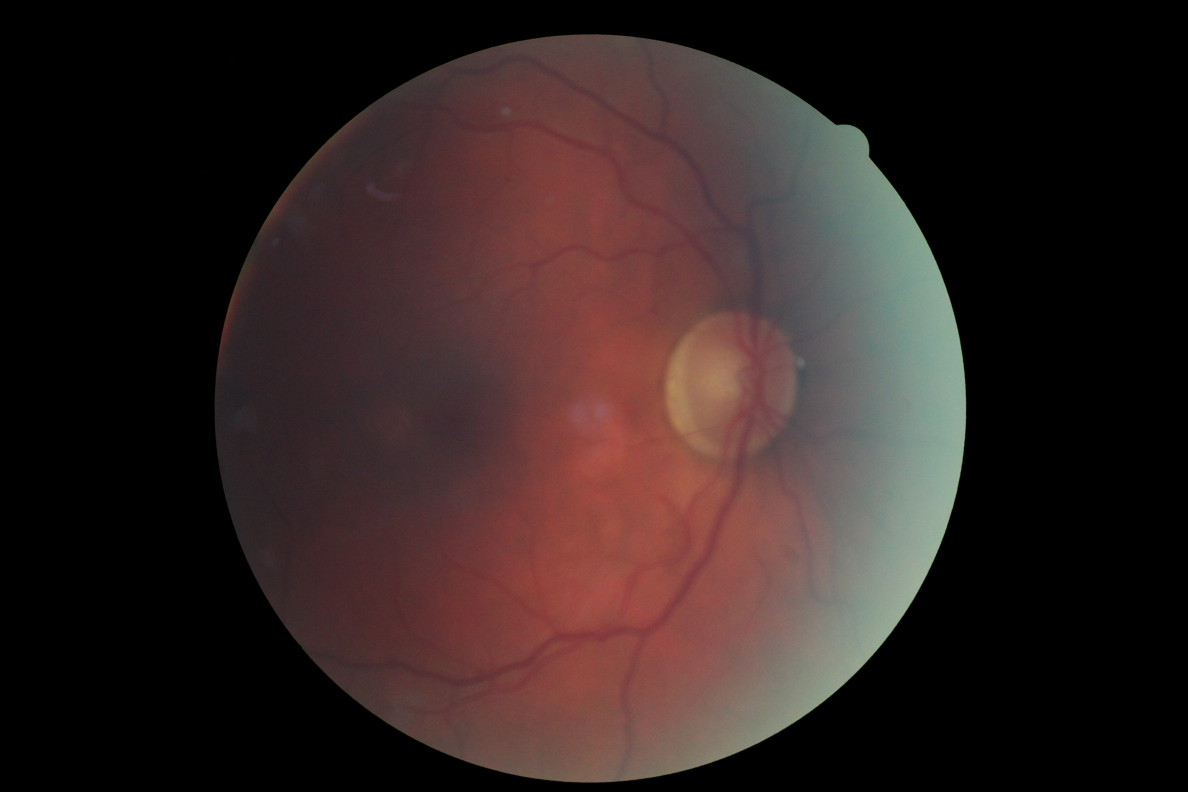
#> input picture notebooks/test.jpeg, 4752 x 3168 px (shown at 1/4 size)
$ python -i image_utils.py   (imports and definitions only)
#> lines starting #> are read from the running program, lines starting #| are printed output that depends on the picture
#> in id_to_image, im is the input picture: shape (3168, 4752, 3); mean B, G, R 33.7, 35.2, 49.3
import cv2
import numpy as np

# [36 lines left out: functions load_image, load_ben_color, crop_image, not called in this run]


def info_image(im):
    # Compute the center (cx, cy) and radius of the eye
    cy = im.shape[0]//2
#> cy = 1584
    midline = im[cy,:]
    midline = np.where(midline>midline.mean()/3)[0]
#> midline = 9016 values from 859 to 3864
    if len(midline)>im.shape[1]//2:
        x_start, x_end = np.min(midline), np.max(midline)
#> x_start = 859; x_end = 3864
    else: # This actually rarely happens p~1/10000
        x_start, x_end = im.shape[1]//10, 9*im.shape[1]//10
    cx = (x_start + x_end)/2
#> cx = 2361.5
    r = (x_end - x_start)/2
#> r = 1502.5
    return cx, cy, r

def resize_image(im, IMAGE_SIZE, augmentation=True):
    # Crops, resizes and potentially augments the image to IMAGE_SIZE
    cx, cy, r = info_image(im)
#> cx = 2361.5; cy = 1584; r = 1502.5
    scaling = IMAGE_SIZE/(2*r)
#> scaling = 0.152
    rotation = 0
    if augmentation:
        scaling *= 1 + 0.3 * (np.random.rand()-0.5)
        rotation = 360 * np.random.rand()
    M = cv2.getRotationMatrix2D((cx,cy), rotation, scaling)
#> M = [[0.152, 0, 2003.1], [0, 0.152, 1343.6]]
    M[0,2] -= cx - IMAGE_SIZE/2
    M[1,2] -= cy - IMAGE_SIZE/2
    return cv2.warpAffine(im,M,(IMAGE_SIZE,IMAGE_SIZE)) # This is the most important line
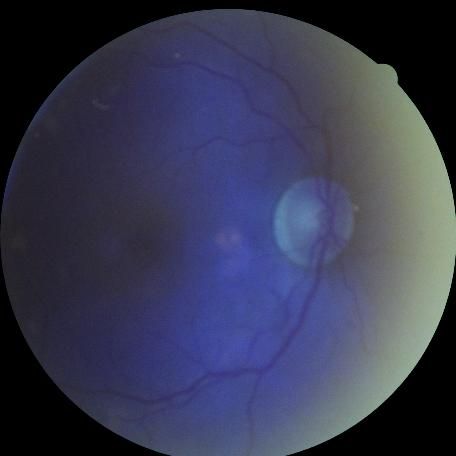
#> returned value: shape (456, 456, 3); mean of channels 0, 1, 2 81.8, 58.5, 56; drawn as B, G, R

# [21 lines left out: functions subtract_median_bg_image, subtract_gaussian_bg_image, toCLAHEgreen, not called in this run]


def id_to_image(path,
        resize=True,
        size=456,
        augmentation=False,
        subtract_gaussian=False,
        subtract_median=False,
        clahe=False,
        clahe_green=False
    ):
    im = cv2.imread(path)
    im = cv2.cvtColor(im, cv2.COLOR_BGR2RGB)
    if resize_image:
        im = resize_image(im, size, augmentation)
    if subtract_gaussian:
        im = subtract_gaussian_bg_image(im)
    if subtract_median:
        im = subtract_median_bg_image(im)
    if clahe_green:
        im = toCLAHEgreen(im)
    return im


# [37 lines left out: functions PP1, PP2, not called in this run]

>>> result = id_to_image('notebooks/test.jpeg')

$ run again, on notebooks/both.png
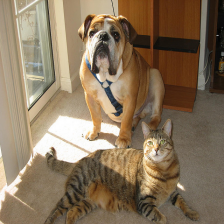
#> input picture notebooks/both.png, 224 x 224 px
#> in id_to_image, im is the input picture: shape (224, 224, 3); mean B, G, R 92.6, 116.8, 136.1
#> in info_image, `midline = im[cy,:]`: midline = 224 rows, first 8: [177, 164, 147], [179, 167, 150], [180, 164, 146], [179, 164, 145], [180, 164, 147], [181, 164, 143], [179, 163, 138], [180, 163, 136]
#> in info_image, `midline = np.where(midline>midline.mean()/3)[0]`: midline = 658 values from 0 to 223
#> x_start = 0; x_end = 223
#> in info_image, `cx = (x_start + x_end)/2`: cx = 111.5
#> in resize_image, `cx, cy, r = info_image(im)`: cy = 112; r = 111.5
#> scaling = 2.04
#> M = [[2.04, 0, -116.5], [0, 2.04, -117]]
#> in resize_image, `return cv2.warpAffine(im,M,(IMAGE_SIZE,IMAGE_SIZE))`:
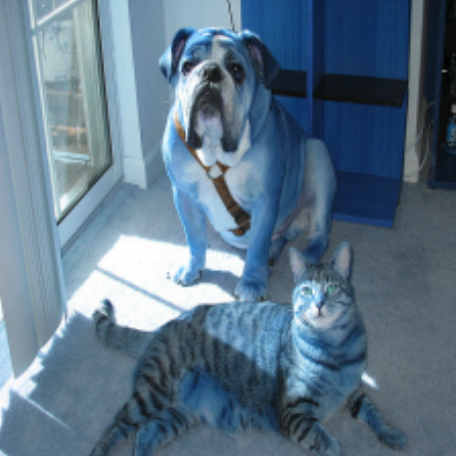
#> returned value: shape (456, 456, 3); mean of channels 0, 1, 2 136.2, 116.9, 92.7; drawn as B, G, R

$ run again, on notebooks/cam.jpg
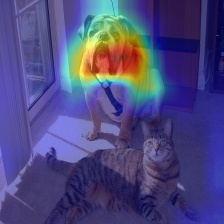
#> input picture notebooks/cam.jpg, 224 x 224 px
#> in id_to_image, im is the input picture: shape (224, 224, 3); mean B, G, R 126.8, 73.3, 76.6
#> in info_image, `midline = im[cy,:]`: midline = 224 rows, first 8: [88, 82, 180], [88, 82, 180], [89, 81, 180], [89, 81, 180], [89, 82, 178], [88, 81, 176], [90, 80, 176], [90, 81, 174]
#> in info_image, `midline = np.where(midline>midline.mean()/3)[0]`: midline = 658 values from 0 to 223
#> x_start = 0; x_end = 223
#> in info_image, `cx = (x_start + x_end)/2`: cx = 111.5
#> in resize_image, `cx, cy, r = info_image(im)`: cy = 112; r = 111.5
#> scaling = 2.04
#> M = [[2.04, 0, -116.5], [0, 2.04, -117]]
#> in resize_image, `return cv2.warpAffine(im,M,(IMAGE_SIZE,IMAGE_SIZE))`:
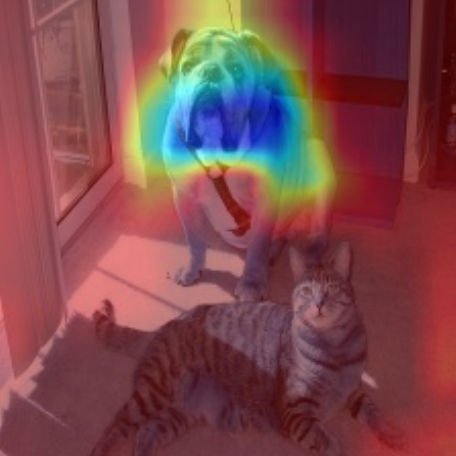
#> returned value: shape (456, 456, 3); mean of channels 0, 1, 2 76.8, 73.4, 126.8; drawn as B, G, R
